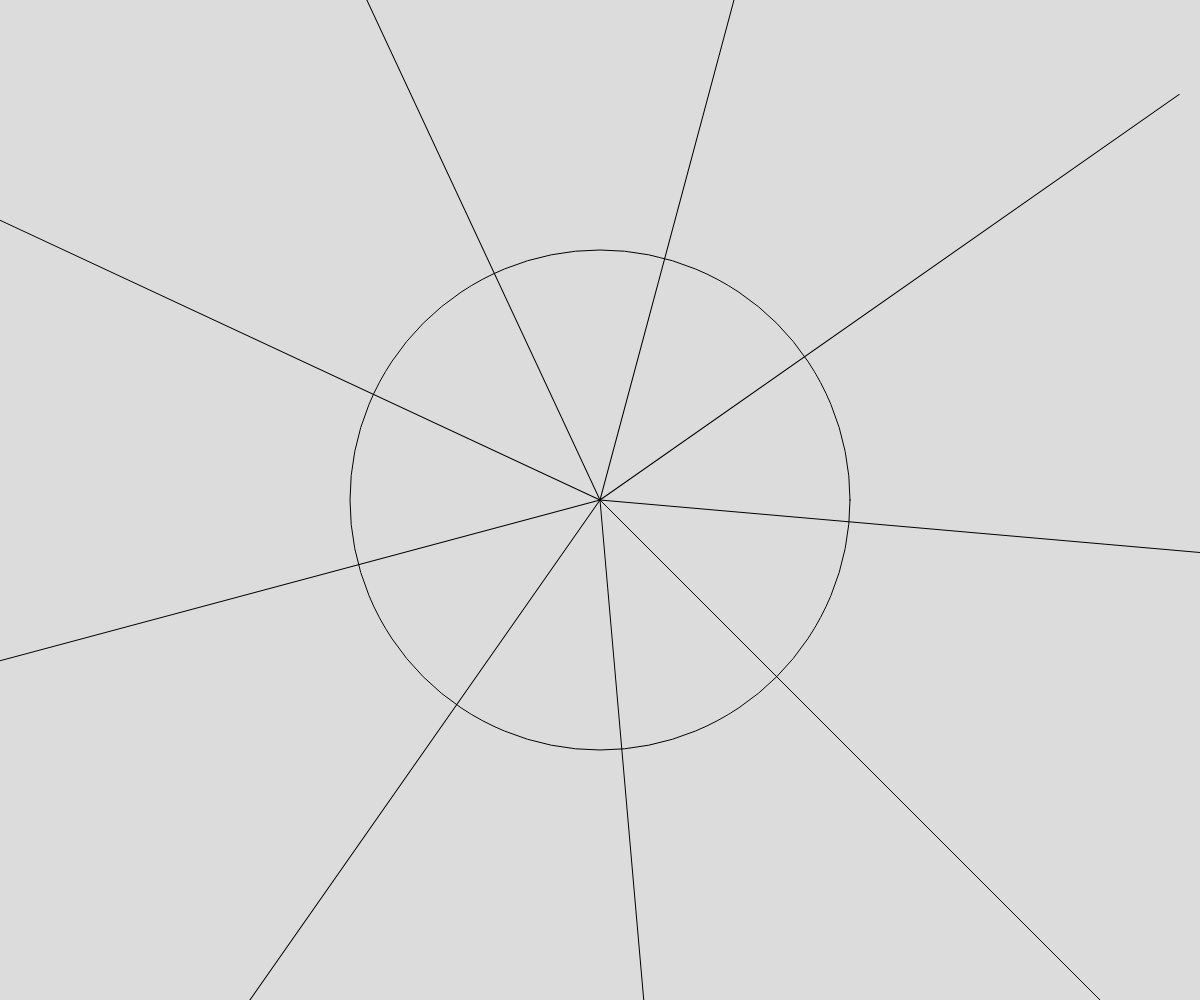
Frame 1 (no input)
Frame 60 (no input): identical to frame 1, image omitted
Frame 120 (the mouse pressed at the canvas centre since frame 60): identical to frame 1, image omitted

The p5.js sketch that drew this single still picture (run headless with seeded random() and noise() and a simulated clock; from frame 60 on, the mouse is pressed at the canvas centre):

// p5.js sketch
// ── sketch.js
// Project Title
// Your Name
// Date
//
// Extra for Experts:
// - describe what you did to take this project "above and beyond"


function setup() {
  createCanvas(windowWidth, windowHeight);
}

function draw() {
  background(220);
  noFill();
  circle(width/2,height/2,500);
  push();
  translate(width/2,height/2);
  for(i=0;i<360;i+=40){
    line(0,0,500,height/2)
    rotate(radians(40))
  }
}
